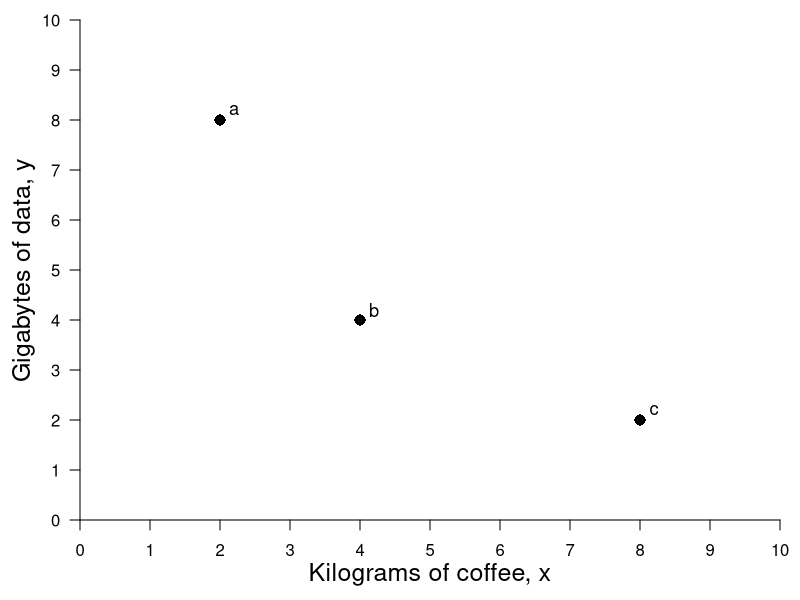

The R source for this figure:
#Graph Designer: Simon Halliday
#Authors: Bowles, Foley and Halliday
#Title: Coordination, Conflict and Competition: A Text in Microeconomics

library(shape)
#pdf(file = "indiff_shaded_newSTEP1.pdf", width = 8, height = 6)
#pdf(file = "indiff_shaded_newSTEP2.pdf", width = 8, height = 6)
pdf(file = "constrained_optimization/indiff_bundles_only.pdf", width = 8, height = 6)

#Set parameters for graphics
axislabelsize <- 1.5
labelsize <- 1.1
graphlinewidth <- 2
segmentlinewidth <- 1.5

COL <- c("#7fc97f", "#beaed4", "#fdc086", "#ffff99", "#386cb0", "#f0027f", "#bf5b17", "#666666")
COLA <- c("#e0f3db", "#99d8c9","#66c2a4","#41ae76", "#238b45", "#005824")
COLB <- c("#c6dbef", "#4eb3d3", "#2b8cbe", "#0868ac","#084081")

#Edited the margins to cater for the larger LHS labels
par(mar =  c(4, 4, 1, 1))

uFn <- function(x, y, alpha = 0.5){
  (x^alpha)*(y^(1 - alpha))
}

indiffA <- function(x, alpha = 0.5, uA = 5) {
  (uA / x^alpha)^(1/(1 - alpha))
}

xlims <- c(0, 10)
ylims <- c(0, 10)

npts <- 501 
x <- seq(xlims[1], xlims[2], length.out = npts)
y <- seq(ylims[1], ylims[2], length.out = npts) 
a <- c(2, 4, 6)

plot(0, 0, xlim = xlims, ylim = ylims, type = "n",
     xlab = expression(paste("")),
     ylab = expression(paste("")), 
     xaxt = "n", 
     yaxt = "n", 
     cex.lab = axislabelsize, 
     bty = "n", 
     xaxs="i", 
     yaxs="i"
)


ticksy <- seq(from = 0, to = ylims[2], by = 1)
ylabels <- seq(from = 0, to = ylims[2], by = 1)
ticksx <- seq(from = 0, to = xlims[2], by = 1)
xlabels <- seq(from = 0, to = xlims[2], by = 1)
# ticksy <- c(ylims[1], 5.25, 8, ylims[2])
# ylabels <- c(NA, expression(paste(y,"*")), expression(paste(bar(y))), NA)
# ticksx <- c(xlims[1], 5.25, 8.944272, xlims[2])
# xlabels <- c(NA, expression(paste(x,"*")), expression(paste(bar(x))), NA)

axis(1, at = ticksx, pos = 0, labels = xlabels)
axis(2, at = ticksy, pos = 0, labels = ylabels, las = 1)

npts <- 500 
xx1 <- seq(xlims[1], xlims[2], length.out = npts)
xx2 <- seq(0, xlims[2], length.out = npts)
xx3 <- seq(xlims[1], 0, length.out = npts)

#Draw the polygon for shading the utility areas
# xpoly1 <- seq(from = xlims[1], to = xlims[2], length.out = 500)
# ypoly1 <- indiffA(xpoly1, alpha = 0.5, uA = 4)
# polygon(x = c(xpoly1, rev(xpoly1[1])), y = c(ypoly1, rev(ypoly1)[1]), col=COLA[1], density=NULL, border = NA)
# ypoly1 <- indiffA(xpoly1, alpha = 0.5, uA = 4)
# polygon(x = c(0, 0, xlims[2], xlims[2], 0), y = c(0, indiffA(xlims[2]), indiffA(xlims[2]), 0, 0), col=COLA[1], density=NULL, border = NA)
# 
# 
# polygon(x = c(xlims[2], rev(xpoly1), xpoly1), y = c(ylims[2], rev(ypoly1), ypoly1), col=COLB[1], density=NULL, border = NA)


#Draw the graphs
# lines(xx1, indiffA(xx1, alpha = 0.5, uA = 4), col = COLA[5], lwd = graphlinewidth)

#Label the feasible frontier
# text(3.2, 1, expression("Feasible Frontier"), cex = labelsize)
# text(3.2, 0.5, expression("(production possibilities frontier)"), cex = labelsize)
# Arrows(4.35, 0.95, 8.1, 0.95, col = "black", lty = 1, lwd = 2, arr.type = "triangle", arr.lwd = 0.5)

#Axis labels
mtext(expression(paste("Kilograms of coffee, ", x)), side = 1, line = 2.5, cex = axislabelsize)
text(-0.8, 5, expression(paste("Gigabytes of data, ", y)), xpd = TRUE, cex = axislabelsize, srt = 90) 


# contour(x, y, 
#         outer(x, y, uFn),
#         drawlabels = FALSE,
#         col = COLB[3],
#         lwd = graphlinewidth,
#         levels = a, 
#         xaxs="i", 
#         yaxs="i", 
#         add = TRUE)


#Label the indifference curves
# text(9.5, 1.3, expression(u[1]^A == 4), cex = labelsize)

# text(3, 3, expression(u^A < 4), cex = labelsize)
# text(3, 2.5, expression(paste("Worse than ", u[1]^A)), cex = labelsize)

# text(7, 7, expression(u^A > 4), cex = labelsize)
# text(7, 6.5, expression(paste("Better than ", u[1]^A)), cex = labelsize)
#text(9.5, 3.15, expression(u[2]^A), cex = labelsize)
#text(9.5, 5.85, expression(u[3]^A), cex = labelsize)

#Annotate points (4,4),(2,8),(8,2) on indiff curve
text(2.2, 8.2, expression(paste(a)), cex = labelsize)
points(2, 8, pch = 16, col = "black", cex = 1.5)

text(4.2, 4.2, expression(paste(b)), cex = labelsize)
points(4, 4, pch = 16, col = "black", cex = 1.5)

text(8.2, 2.2, expression(paste(c)), cex = labelsize)
points(8, 2, pch = 16, col = "black", cex = 1.5)

dev.off()
